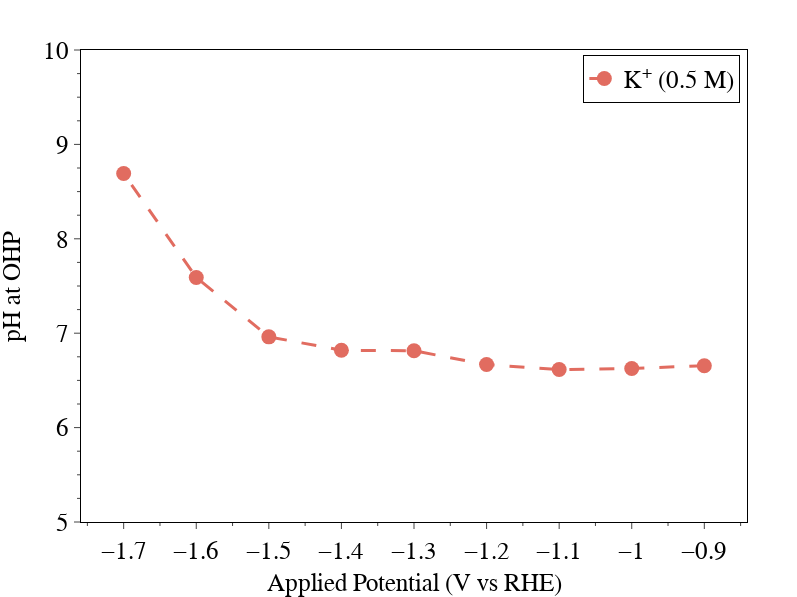

Notebook cell for this chart:
### Code cell
fig = px.scatter(df, x='V vs RHE', y='pH',hover_data={'index': (df.index)},color= df.index,color_discrete_map=color_dict)

fig.update_traces(line=dict(dash='longdash',width=3),
                  marker=dict(size=15),mode='lines+markers')

fig.update_layout(
    width=797,
    height=597,
    showlegend=True,
    # title=dict(
    #      text='Ethylene',
    #      x=0.5,
    #      font_size=25),
    legend=dict(
     bordercolor='black', 
     borderwidth=1,
     title='',
     yanchor="top",
     y=0.99,
     xanchor="right",
     font_size=25,
     x=0.99),
    font=dict(family="Arial", color="black"),
    hoverlabel={"namelength": -1},
     margin=dict(
         l=0,
         r=50,
         b=0,
         t=50,
     ),
    paper_bgcolor="white",
    plot_bgcolor="white",
    xaxis=dict(
        title=rf'Applied Potential (V vs RHE)',
        title_font_size=25,
        showline=True,
        #linewidth=3,
        linecolor="black",
        mirror=True,
        showgrid=False,
        zeroline=False,
        #gridcolor="rgba(0,0,0,0.3)",
        ticks="outside",
        tickfont_size=25,
        #tickformat="d",
        #range=[-1.2,-0.2],
        #tick0=0.5,
        minor=dict(ticklen=3,dtick=0.05),
        # dtick=0.2,
        #tickwidth=3,
        ticklen=6,
    ),
    yaxis=dict(
        title=rf'pH at OHP',
        title_font=dict(size=25),
        showline=True,
        title_standoff=25,
        #linewidth=3,
        linecolor="black",
        mirror=True,
        showgrid=False,
        zeroline=False,
        #gridcolor="rgba(0,0,0,0.3)",
        ticks="outside",
        tickfont_size=25,
        #tickformat="d",
        #tick0=0.5,
        minor=dict(ticklen=3,dtick=0.25),
        # dtick=0.4,
        range=[5,10],
        #tickwidth=3,
        ticklen=6,
    ),
)

fig.write_image('pH_conc_0.5.png',scale=5)
fig.show()

### Figure 1 — Plotly figure (JSON) as saved in the notebook; plotly's stock layout.template omitted (floating-point values rounded to 4 significant figures)
{"data": [{"customdata": [["K<sup>+</sup> (0.5 M)"], ["K<sup>+</sup> (0.5 M)"], ["K<sup>+</sup> (0.5 M)"], ["K<sup>+</sup> (0.5 M)"], ["K<sup>+</sup> (0.5 M)"], ["K<sup>+</sup> (0.5 M)"], ["K<sup>+</sup> (0.5 M)"], ["K<sup>+</sup> (0.5 M)"], ["K<sup>+</sup> (0.5 M)"]], "hovertemplate": "index=%{customdata[0]}<br>V vs RHE=%{x}<br>pH=%{y}<extra></extra>", "legendgroup": "K<sup>+</sup> (0.5 M)", "line": {"dash": "longdash", "width": 3}, "marker": {"color": "#e16c60", "size": 15, "symbol": "circle"}, "mode": "lines+markers", "name": "K<sup>+</sup> (0.5 M)", "orientation": "v", "showlegend": true, "type": "scatter", "x": [-0.9, -1, -1.1, -1.2, -1.3, -1.4, -1.5, -1.6, -1.7], "xaxis": "x", "y": [6.656, 6.626, 6.615, 6.668, 6.814, 6.82, 6.961, 7.59, 8.692], "yaxis": "y"}], "layout": {"font": {"color": "black", "family": "Arial"}, "height": 597, "hoverlabel": {"namelength": -1}, "legend": {"bordercolor": "black", "borderwidth": 1, "font": {"size": 25}, "title": {"text": ""}, "tracegroupgap": 0, "x": 0.99, "xanchor": "right", "y": 0.99, "yanchor": "top"}, "margin": {"b": 0, "l": 0, "r": 50, "t": 50}, "paper_bgcolor": "white", "plot_bgcolor": "white", "showlegend": true, "width": 797, "xaxis": {"anchor": "y", "domain": [0, 1], "linecolor": "black", "minor": {"dtick": 0.05, "ticklen": 3}, "mirror": true, "showgrid": false, "showline": true, "tickfont": {"size": 25}, "ticklen": 6, "ticks": "outside", "title": {"font": {"size": 25}, "text": "Applied Potential (V vs RHE)"}, "zeroline": false}, "yaxis": {"anchor": "x", "domain": [0, 1], "linecolor": "black", "minor": {"dtick": 0.25, "ticklen": 3}, "mirror": true, "range": [5, 10], "showgrid": false, "showline": true, "tickfont": {"size": 25}, "ticklen": 6, "ticks": "outside", "title": {"font": {"size": 25}, "standoff": 25, "text": "pH at OHP"}, "zeroline": false}}}
